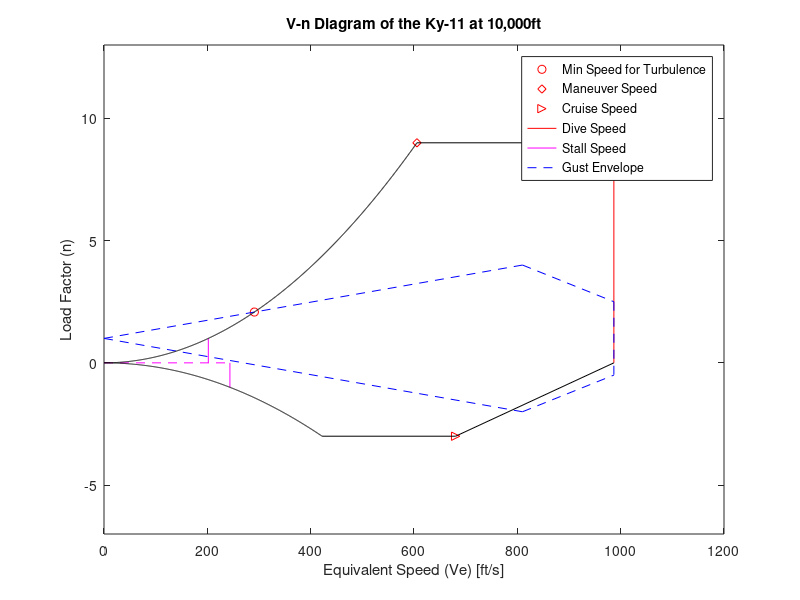

Recreate this plot in MATLAB.
%% V-n Diagram at 10,000ft 

%Known Quantities 
    %air densities 
    rho       = 0.001756; %slug/ft^3 %at 10,000ft 
    rho_sl    = 0.002378; %slug/ft^3 %at sea-level 
      
    %velocities (ft/s) 
    V_cruise  = 792;                       %ft/s %cruise speed 
    Ve_cruise = sqrt(rho/rho_sl)*V_cruise; %ft/s %equivalent cruise speed 
    Ve_dive   = 1.45*Ve_cruise;            %ft/s %equivalent dive speed 

    %correction factor for subsonic 
    M_cruise  = 0.70;                 %Mach at cruise 
    k         = 1.625-0.625*M_cruise; %correction factor 

    %lift coefficients 
    Cl_max    = 2.0;   %design max (occurs at takeoff) 
    Cl_min    = -1.63; %design min (occurs at dive) 

    %physical properties 
    S         = 300;   %ft^2 %planform area 
    W         = 25500; %lbs %max weight of Ky-11 

     

%Limit Load Factors 
    n_pos  = 9;  %max load factor 
    n_neg  = -3; %min load factor 

  

%Corner Speeds 
    Ve_pos = sqrt((n_pos*2*W)/(rho*Cl_max*S*k)); %fps %maneuver speed 
    Ve_neg = sqrt((n_neg*2*W)/(rho*Cl_min*S)); %fps %negative corner speed 

  

%Ve Domain for Curves 
    Ve_max = linspace(0,Ve_pos,1000); %Ve domain for n_max 
    Ve_min = linspace(0,Ve_neg,1000); %Ve domain for n_min 

  

%Curves 
    n_max = k*(rho*Cl_max*S/(2*W))*Ve_max.^2; %n_max curve 
    n_min = (rho*Cl_min*S/(2*W))*Ve_min.^2;   %n_min curve 

  
%Line Segments 
    V_neg_flat = [Ve_neg;Ve_cruise]; 
    n_neg_flat = [n_neg;n_neg]; 

    V_dive = [Ve_cruise;Ve_dive]; 
    n_dive = [n_neg;0]; 

    V_pos_flat = [Ve_pos,Ve_dive]; 
    n_pos_flat = [n_pos;n_pos]; 

    V_vert = [Ve_dive;Ve_dive]; 
    n_vert = [n_pos;0]; 

  

%Plotting 
    %values for legend 
    plot(291.05228,2.078,'o r')               %min speed for gust 
    hold on 
    plot(Ve_max(1,1000),n_max(1,1000),'d r')  %maneuver speed 
    plot(Ve_cruise,n_neg,'> r')               %cruise speed 
    plot(V_vert,n_vert,'r')                   %dive speed 
    plot([201.9069302,201.9069302],[0,1],'m') %stall at n=1 
    plot([0,810],[1,4],'-- b')                %top gust 

    %stall 
    plot([243.707224,243.707224],[0,-1],'m')  %stall at n=-1 
    plot([0,243.707224],[0,0],'-- m')         %horizontal stall line 
  
    %gust envelope 
    plot([0,810],[1,-2],'-- b')              %bottom gust 
    plot([810,Ve_dive],[-2,-.5],'-- b')      %linear decrease bottom gust 
    plot([810,Ve_dive],[4,2.5],'-- b')       %linear decrease top gust 
    plot([Ve_dive,Ve_dive],[2.5,-.5],'-- b') %vertical gust 

    %V-n envelope 
    plot(Ve_max,n_max,'k')          %top curve 
    plot(Ve_min,n_min,'k')          %bottom curve 
    plot(V_neg_flat,n_neg_flat,'k') %bottom flat 
    plot(V_dive,n_dive,'k')         %cruise to dive approx. 
    plot(V_pos_flat,n_pos_flat,'k') %top flat 

    %formatting 
    xlim([0,1200]); 
    ylim([n_neg-4,n_pos+4]); 
    xlabel('Equivalent Speed (Ve) [ft/s]'); 
    ylabel('Load Factor (n)'); 
    title('V-n Diagram of the Ky-11 at 10,000ft'); 
    legend('Min Speed for Turbulence','Maneuver Speed','Cruise Speed','Dive Speed','Stall Speed','Gust Envelope') 
    hold off 
